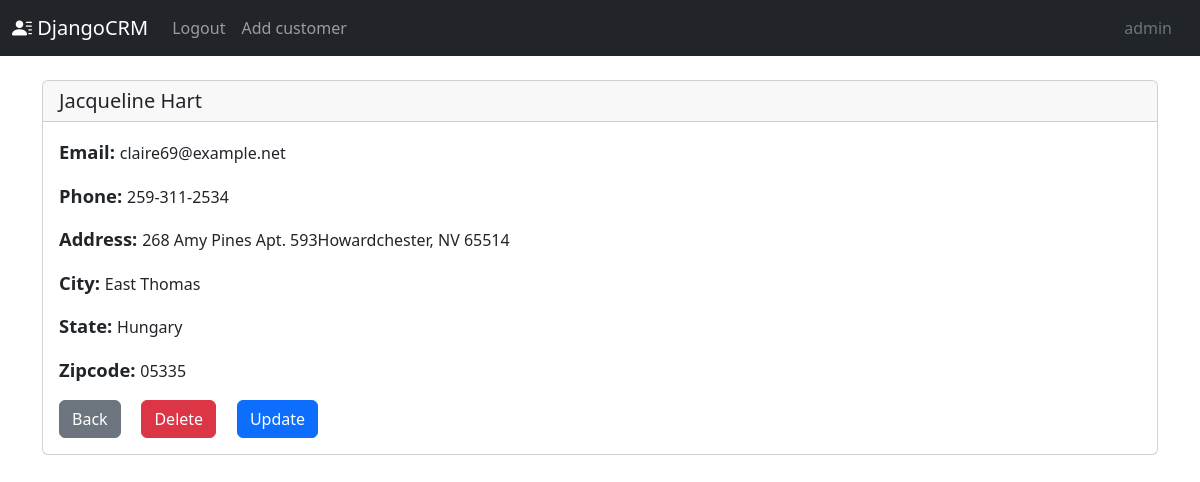
Screenshot of /customer/133/ (signed in) with the database file from the repository.
### customers/models.py (models this page shows, shortened)
class Customer(models.Model):
    created_at = models.DateTimeField(auto_now_add=True)
    first_name = models.CharField(max_length=50)
    last_name = models.CharField(max_length=50)
    email = models.EmailField(max_length=50)
    phone = models.CharField(max_length=25)
    address = models.CharField(max_length=100)
    city = models.CharField(max_length=50)
    state = models.CharField(max_length=50)
    zipcode = models.CharField(max_length=15)
    is_active = models.BooleanField(default=True)
    objects = models.Manager()
    active = CustomerManager()

### customers/views.py (the view)
# urls.py: path('customer/<int:pk>/', views.customer, name='customer'),
@login_required
def customer(request, pk):
    customer = Customer.active.get(pk=pk)
    return render(request, 'customers/customer.html', {'customer': customer})

### customers/models.py (called while the page is built)
    def get_queryset(self):
        return super().get_queryset().filter(is_active=True)

### customers/templates/customers/customer.html (shortened to what this page needs)
{% extends 'base.html' %}
{% block content %}
	<div class="card">
		<h5 class="card-header">{{ customer.first_name }} {{ customer.last_name }}</h5>
		<div class="card-body">
			<p class="card-text"><strong style="font-size: 115%;">Email: </strong>{{ customer.email }}</p>
			<p class="card-text"><strong style="font-size: 115%;">Phone: </strong>{{ customer.phone }}</p>
			<p class="card-text"><strong style="font-size: 115%;">Address: </strong>{{ customer.address }}</p>
			<p class="card-text"><strong style="font-size: 115%;">City: </strong>{{ customer.city }}</p>
			<p class="card-text"><strong style="font-size: 115%;">State: </strong>{{ customer.state }}</p>
			<p class="card-text"><strong style="font-size: 115%;">Zipcode: </strong>{{ customer.zipcode }}</p>
			<a href="{% url 'home' %}" class="btn btn-secondary">Back</a>&nbsp;&nbsp;&nbsp;&nbsp;
			<a href="{% url 'delete_customer' customer.id %}" class="btn btn-danger">Delete</a>&nbsp;&nbsp;&nbsp;&nbsp;
			<a href="{% url 'update_customer' customer.id %}" class="btn btn-primary">Update</a>&nbsp;&nbsp;&nbsp;&nbsp;
		</div>
	</div>
{% endblock %}

### customers/templates/customers/navbar.html (shortened to what this page needs)
 <nav class="navbar navbar-expand navbar-dark bg-dark" aria-label="Second navbar example">
    <div class="container-fluid">
      <a class="navbar-brand" href="{% url 'home' %}"><i class="bi bi-person-lines-fill"></i> DjangoCRM</a>
      <div class="collapse navbar-collapse" id="navbarsExample02">
        <ul class="navbar-nav me-auto">
          {% if user.is_authenticated %}
          <li class="nav-item">
            <a class="nav-link" href="{% url 'logout' %}">Logout</a>
          </li>
          <li class="nav-item">
            <a class="nav-link" href="{% url 'add_customer' %}">Add customer</a>
          </li>
          {% endif %}
        </ul>
        <ul class="nav justify-content-end" >
          <li class="nav-item">
            <a class="nav-link text-secondary disabled" href="#">{{ request.user.username }}</a>
          </li>
        </ul>
      </div>
    </div>
  </nav>

### rows the page displays
Customer: first_name "Jacqueline", last_name "Hart", email "claire69@example.net", phone "259-311-2534", address "268 Amy Pines Apt. 593Howardchester, NV 65514", city "East Thomas", state "Hungary", zipcode "05335"

### other values shown
{{ request.user.username }} "admin"
